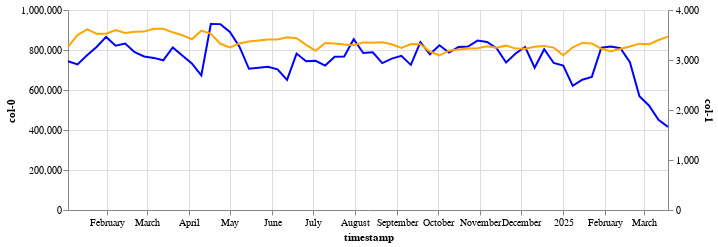

The notebook cell this image was saved under:
### Code cell
import altair as alt

base = alt.Chart(tmp, width=600, height=200).encode(x='timestamp:T')
line1 = base.mark_line(stroke='blue').encode(alt.Y('col-0'))#.transform_filter('isValid(datum.line)')
line2 = base.mark_line(stroke='orange').encode(alt.Y('col-1'))
(line1 + line2).resolve_scale(y = 'independent')

### Figure 1 — Vega-Lite specification as saved in the notebook (floating-point values rounded to 4 significant figures)
{"config": {"view": {"continuousWidth": 300, "continuousHeight": 300}}, "layer": [{"mark": {"type": "line", "stroke": "blue"}, "encoding": {"x": {"field": "timestamp", "type": "temporal"}, "y": {"field": "col-0", "type": "quantitative"}}}, {"mark": {"type": "line", "stroke": "orange"}, "encoding": {"x": {"field": "timestamp", "type": "temporal"}, "y": {"field": "col-1", "type": "quantitative"}}}], "data": {"name": "data-f5b3ef95318f19afd8fc23a853d74fd0"}, "height": 200, "resolve": {"scale": {"y": "independent"}}, "width": 600, "$schema": "https://vega.github.io/schema/vega-lite/v5.20.1.json", "datasets": {"data-f5b3ef95318f19afd8fc23a853d74fd0": [{"timestamp": "2025-03-19T00:00:00", "col-0": 415800.0, "col-1": 3468.0}, {"timestamp": "2025-03-12T00:00:00", "col-0": 450700.0, "col-1": 3400.0}, {"timestamp": "2025-03-05T00:00:00", "col-0": 522800.0, "col-1": 3313.0}, {"timestamp": "2025-02-26T00:00:00", "col-0": 568600.0, "col-1": 3327.0}, {"timestamp": "2025-02-19T00:00:00", "col-0": 738900.0, "col-1": 3270.0}, {"timestamp": "2025-02-12T00:00:00", "col-0": 809200.0, "col-1": 3220.0}, {"timestamp": "2025-02-05T00:00:00", "col-0": 818000.0, "col-1": 3177.0}, {"timestamp": "2025-01-29T00:00:00", "col-0": 811500.0, "col-1": 3225.0}, {"timestamp": "2025-01-22T00:00:00", "col-0": 665500.0, "col-1": 3332.0}, {"timestamp": "2025-01-15T00:00:00", "col-0": 651200.0, "col-1": 3341.0}, {"timestamp": "2025-01-08T00:00:00", "col-0": 620500.0, "col-1": 3255.0}, {"timestamp": "2025-01-01T00:00:00", "col-0": 721900.0, "col-1": 3096.0}, {"timestamp": "2024-12-25T00:00:00", "col-0": 735000.0, "col-1": 3247.0}, {"timestamp": "2024-12-18T00:00:00", "col-0": 804000.0, "col-1": 3282.0}, {"timestamp": "2024-12-11T00:00:00", "col-0": 711400.0, "col-1": 3265.0}, {"timestamp": "2024-12-04T00:00:00", "col-0": 815000.0, "col-1": 3225.0}, {"timestamp": "2024-11-27T00:00:00", "col-0": 782700.0, "col-1": 3228.0}, {"timestamp": "2024-11-20T00:00:00", "col-0": 737800.0, "col-1": 3287.0}, {"timestamp": "2024-11-13T00:00:00", "col-0": 808900.0, "col-1": 3244.0}, {"timestamp": "2024-11-06T00:00:00", "col-0": 840200.0, "col-1": 3274.0}, {"timestamp": "2024-10-30T00:00:00", "col-0": 847100.0, "col-1": 3237.0}, {"timestamp": "2024-10-23T00:00:00", "col-0": 817400.0, "col-1": 3230.0}, {"timestamp": "2024-10-16T00:00:00", "col-0": 814800.0, "col-1": 3210.0}, {"timestamp": "2024-10-09T00:00:00", "col-0": 787400.0, "col-1": 3186.0}, {"timestamp": "2024-10-02T00:00:00", "col-0": 823400.0, "col-1": 3090.0}, {"timestamp": "2024-09-25T00:00:00", "col-0": 778900.0, "col-1": 3169.0}, {"timestamp": "2024-09-18T00:00:00", "col-0": 839400.0, "col-1": 3313.0}, {"timestamp": "2024-09-11T00:00:00", "col-0": 725600.0, "col-1": 3321.0}, {"timestamp": "2024-09-04T00:00:00", "col-0": 771000.0, "col-1": 3243.0}, {"timestamp": "2024-08-28T00:00:00", "col-0": 757100.0, "col-1": 3314.0}, {"timestamp": "2024-08-21T00:00:00", "col-0": 734700.0, "col-1": 3356.0}, {"timestamp": "2024-08-14T00:00:00", "col-0": 788800.0, "col-1": 3346.0}, {"timestamp": "2024-08-07T00:00:00", "col-0": 785200.0, "col-1": 3352.0}, {"timestamp": "2024-07-31T00:00:00", "col-0": 854000.0, "col-1": 3294.0}, {"timestamp": "2024-07-24T00:00:00", "col-0": 767400.0, "col-1": 3309.0}, {"timestamp": "2024-07-17T00:00:00", "col-0": 766800.0, "col-1": 3331.0}, {"timestamp": "2024-07-10T00:00:00", "col-0": 722300.0, "col-1": 3342.0}, {"timestamp": "2024-07-03T00:00:00", "col-0": 745600.0, "col-1": 3184.0}, {"timestamp": "2024-06-26T00:00:00", "col-0": 744200.0, "col-1": 3303.0}, {"timestamp": "2024-06-19T00:00:00", "col-0": 782200.0, "col-1": 3434.0}, {"timestamp": "2024-06-12T00:00:00", "col-0": 650200.0, "col-1": 3455.0}, {"timestamp": "2024-06-05T00:00:00", "col-0": 703300.0, "col-1": 3408.0}, {"timestamp": "2024-05-29T00:00:00", "col-0": 716000.0, "col-1": 3409.0}, {"timestamp": "2024-05-22T00:00:00", "col-0": 710900.0, "col-1": 3391.0}, {"timestamp": "2024-05-15T00:00:00", "col-0": 706100.0, "col-1": 3370.0}, {"timestamp": "2024-05-08T00:00:00", "col-0": 816800.0, "col-1": 3331.0}, {"timestamp": "2024-05-01T00:00:00", "col-0": 890400.0, "col-1": 3253.0}, {"timestamp": "2024-04-24T00:00:00", "col-0": 929400.0, "col-1": 3324.0}, {"timestamp": "2024-04-17T00:00:00", "col-0": 929900.0, "col-1": 3523.0}, {"timestamp": "2024-04-10T00:00:00", "col-0": 672500.0, "col-1": 3587.0}, {"timestamp": "2024-04-03T00:00:00", "col-0": 732800.0, "col-1": 3414.0}, {"timestamp": "2024-03-27T00:00:00", "col-0": 772300.0, "col-1": 3496.0}, {"timestamp": "2024-03-20T00:00:00", "col-0": 812600.0, "col-1": 3553.0}, {"timestamp": "2024-03-13T00:00:00", "col-0": 748400.0, "col-1": 3625.0}, {"timestamp": "2024-03-06T00:00:00", "col-0": 760600.0, "col-1": 3626.0}, {"timestamp": "2024-02-28T00:00:00", "col-0": 767700.0, "col-1": 3568.0}, {"timestamp": "2024-02-21T00:00:00", "col-0": 788800.0, "col-1": 3566.0}, {"timestamp": "2024-02-14T00:00:00", "col-0": 831900.0, "col-1": 3541.0}, {"timestamp": "2024-02-07T00:00:00", "col-0": 821600.0, "col-1": 3599.0}, {"timestamp": "2024-01-31T00:00:00", "col-0": 865500.0, "col-1": 3526.0}, {"timestamp": "2024-01-24T00:00:00", "col-0": 815200.0, "col-1": 3527.0}, {"timestamp": "2024-01-17T00:00:00", "col-0": 773500.0, "col-1": 3612.0}, {"timestamp": "2024-01-10T00:00:00", "col-0": 727900.0, "col-1": 3499.0}, {"timestamp": "2024-01-03T00:00:00", "col-0": 743500.0, "col-1": 3263.0}]}}
